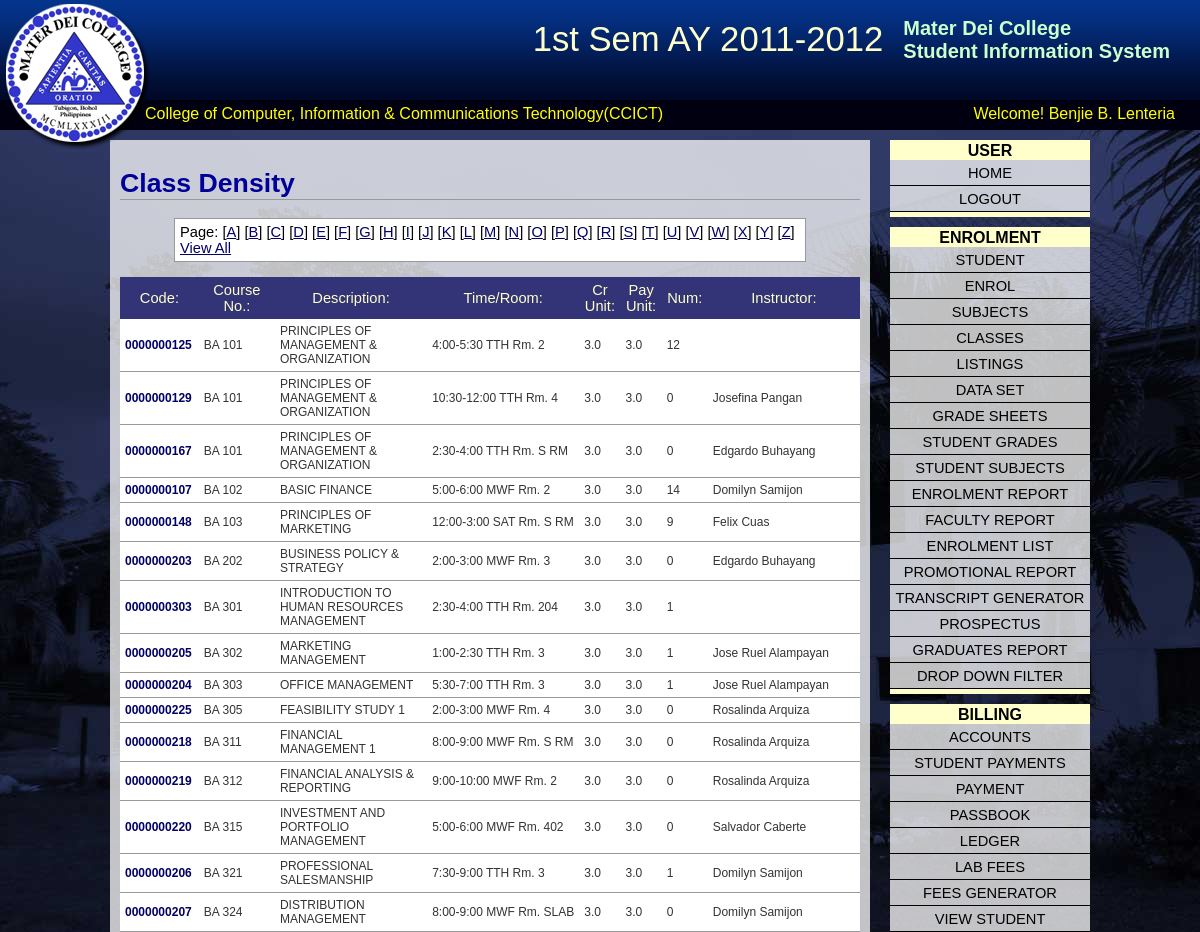
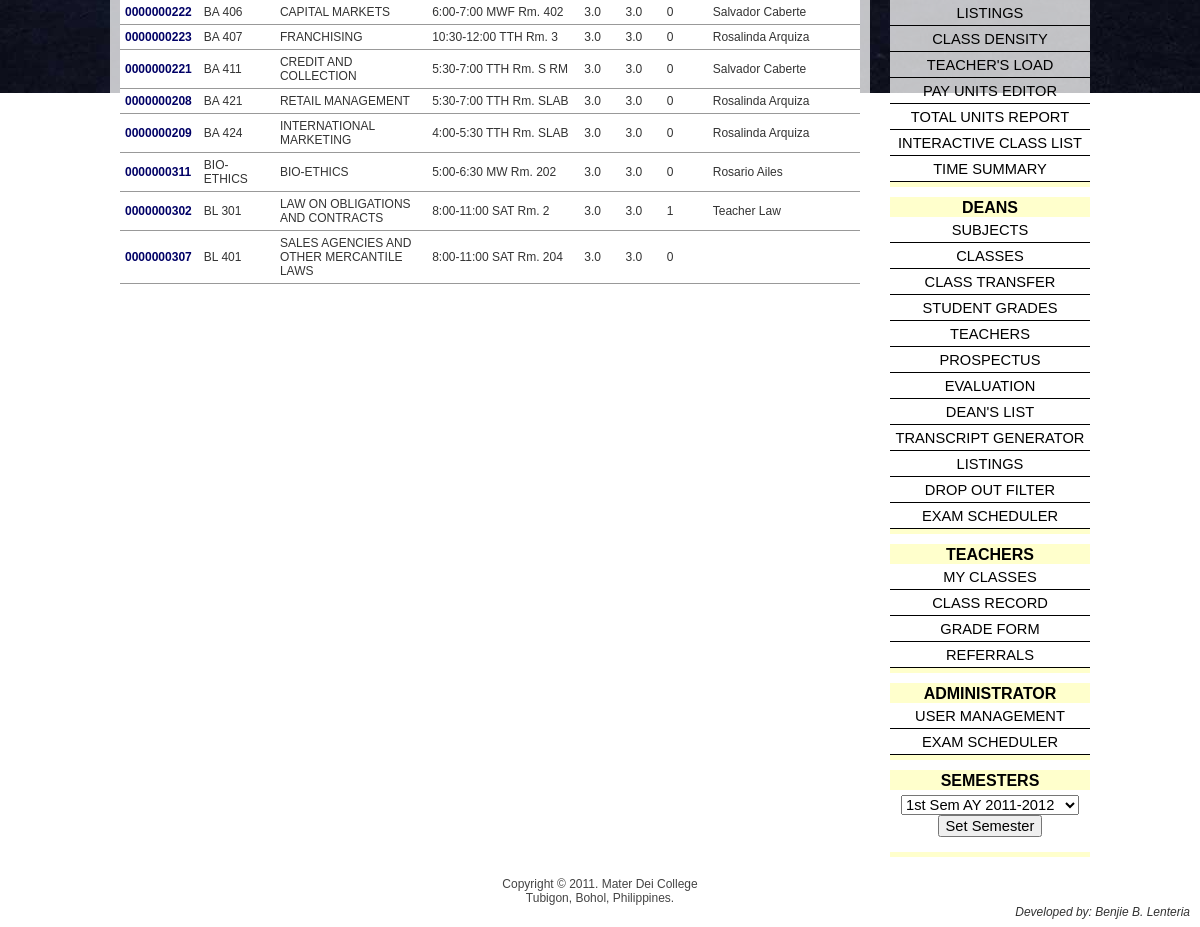
The page /index.php?page=class_density&alphapage=B (signed in) on the database its author committed (2 pictures, top to bottom).
### tables this page shows
CREATE TABLE IF NOT EXISTS `sems` (
  `sem_code` int(4) unsigned zerofill NOT NULL AUTO_INCREMENT,
  `sem` varchar(20) NOT NULL,
  `sem_num` int(1) unsigned NOT NULL,
  PRIMARY KEY (`sem_code`)
);

CREATE TABLE IF NOT EXISTS `colleges` (
  `clg_no` int(2) unsigned zerofill NOT NULL AUTO_INCREMENT,
  `college` varchar(60) NOT NULL,
  `acrnm` varchar(7) NOT NULL,
  `dean` varchar(45) DEFAULT NULL,
  PRIMARY KEY (`clg_no`)
);

CREATE TABLE IF NOT EXISTS `modassgn` (
  `user` varchar(15) NOT NULL,
  `modlno` int(2) unsigned NOT NULL,
  PRIMARY KEY (`user`,`modlno`),
  KEY `FK_modassgn_2` (`modlno`)
);

CREATE TABLE IF NOT EXISTS `class` (
  `class_code` int(10) unsigned zerofill NOT NULL AUTO_INCREMENT,
  `sub_code` int(10) unsigned NOT NULL,
  `tch_num` int(3) unsigned NOT NULL,
  `clg_no` int(3) unsigned NOT NULL,
  `cunits` decimal(3,1) NOT NULL DEFAULT '3.0',
  `punits` decimal(3,1) NOT NULL DEFAULT '3.0',
  `sem_code` int(3) unsigned NOT NULL,
  `limit` int(3) unsigned NOT NULL DEFAULT '55',
  `grd_sub` tinyint(1) unsigned DEFAULT '0',
  `sub_dt` date DEFAULT NULL,
  PRIMARY KEY (`class_code`),
  KEY `class_subjects` (`sub_code`),
  KEY `class_teacher` (`tch_num`),
  KEY `class_college` (`clg_no`)
);

CREATE TABLE IF NOT EXISTS `subjects` (
  `sub_code` int(4) unsigned zerofill NOT NULL AUTO_INCREMENT,
  `name` varchar(20) DEFAULT NULL,
  `descript` varchar(60) NOT NULL,
  `acad` tinyint(1) NOT NULL,
  `clg_no` int(2) unsigned NOT NULL,
  PRIMARY KEY (`sub_code`),
  UNIQUE KEY `descript` (`descript`),
  UNIQUE KEY `name` (`name`),
  KEY `FK_subjects_1` (`clg_no`)
);

### library/singles.php (called while the page is built, shortened)
<?php
function getClassTimeRoom($class_code, $break){
    $tm=mysql_query("SELECT class_time.*, rooms.room FROM class_time, rooms
            WHERE class_time.rm_no=rooms.rm_no AND class_code=$class_code");
	$timeStr = "";
	$count=0;
	while($tmr=mysql_fetch_assoc($tm)) {
		$timeStr.=date('g:i', strtotime($tmr['t_start'])) . "-" . date('g:i', strtotime($tmr['t_end'])) . " " . $tmr['day'] . " Rm. " . $tmr['room'];
	}
	return $timeStr;
}
?>

### library/population.php (called while the page is built, shortened)
<?php
function getClassPopulation($class_code){
	$pop = mysql_query("SELECT count(idnum) FROM sub_enrol
	    WHERE class_code=$class_code AND (rating<>'W' OR rating<>'w') AND sem_code={$_SESSION['sem_code']}");
	$poprow = mysql_fetch_row($pop);
	return $poprow[0];
}
?>

### pages/class_density.php (the view, shortened to what this page needs)
<?php
include("library/alpha_page.php");
include("library/population.php");
include("library/singles.php");
?>
<h1>Class Density</h1>
<div style="width:620px; margin-left: auto; margin-right:auto; background: #FFF;">
    <a href="index.php?page=class_density&alphapage=allreg">View All</a>
</div>
<?php
if(isset($_GET['alphapage'])) {
    if($_GET['alphapage']=="all") {
		$alpha_page = "AND class.clg_no={$_SESSION['clg_no']} ";
    }else if($_GET['alphapage']=="allreg"){
	    $alpha_page = "";
    }else{
	    $alpha_page = " AND name LIKE '{$_GET['alphapage']}%' ";
    }
}else $alpha_page="AND name LIKE 'A%' ";
$sequel = "SELECT class_code, name, descript, cunits, punits,
	CONCAT(fname,' ',lname) AS 'teacher' FROM class, teacher, subjects
	WHERE class.tch_num=teacher.tch_num AND class.sub_code=subjects.sub_code
	$alpha_page AND sem_code={$_SESSION['sem_code']} ORDER BY name";
$cls = mysql_query($sequel);
?>
<table style="border-collapse: collapse; width: 100%">
<tr>
	<td class="thead" width="10%">Code:</td>
	<td class="thead" width="10%">Course No.:</td>
	<td class="thead" width="20%">Description:</td>
	<td class="thead" width="20%">Time/Room:</td>
	<td class="thead" width="5%">Cr Unit:</td>
	<td class="thead" width="5%">Pay Unit:</td>
	<td class="thead" width="5%">Num:</td>
    <td class="thead" width="20%">Instructor:</td>
</tr>
<?php while($row = mysql_fetch_assoc($cls)) { ?>
<tr>
	<td class="tcel" width="10%"><a href="index.php?page=view_class&class_code=<?php echo $row['class_code'];?>"
        	style="font-size: 9pt; text-decoration: none;font-weight:bold"><?php echo $row['class_code'];?></a></td>
	<td class="tcel" width="10%"><?php echo $row['name'];?></td>
	<td class="tcel"><?php echo $row['descript']; ?></td>
	<td class="tcel" width="20%"><?php echo getClassTimeRoom($row['class_code'], true);;?></td>
	<td class="tcel" width="5%"><?php echo $row['cunits'];?></td>
	<td class="tcel" width="5%"><?php echo $row['punits'];?></td>
	<td class="tcel" width="5%"><?php echo getClassPopulation($row['class_code']); ?></td>
    <td class="tcel" width="20%"><?php echo $row['teacher'];?></td>
</tr>
<?php } ?>
</table>

### index.php (shortened to what this page needs)
<?php
	function getSemester($sem_code){
		$sem=mysql_query("SELECT sem FROM sems WHERE sem_code=$sem_code");
		$semr=mysql_fetch_row($sem);
		echo $semr[0];
	}
?>
<html>
<head><title>Student Information System</title>
<link href="css/main.css" rel="stylesheet" type="text/css">
</head>
<body>
<div id="heading">
	<div id="logo"></div>
    <div id="title">
    	<h2>Mater Dei College <br/ >Student Information System</h2>
    </div>
	<div id="sem">
		<?php if(isset($_SESSION['sem_code'])) getSemester($_SESSION['sem_code']);?>
	</div>
</div>
<div id="strip">
    <div id="college">
	<?php
	if(isset($_SESSION['clg_no'])){
		$cg = mysql_query("SELECT college, acrnm FROM colleges WHERE clg_no={$_SESSION['clg_no']}");
		$cgr=mysql_fetch_assoc($cg);
		echo $cgr['college'] . "(" . $cgr['acrnm'] . ")";
	}
	?>
    </div>
	<div id="user">
	<?php
	if(isset($_SESSION['fullname'])){
		echo "Welcome! " . $_SESSION['fullname'];
	}
	?>
	</div>
</div>
<div id="wrapper">
   	<?php
		if(isset($_GET['page'])){
			echo "<div id='widget_area'>";
			include("widgets/user_widget.php");
			$md = mysql_query("SELECT * FROM modules NATURAL JOIN modassgn WHERE user='{$_SESSION['user']}'");
			while($mdr=mysql_fetch_assoc($md)){
				if(file_exists("widgets/" . $mdr['module'] . "_widget.php"))
					include("widgets/" . $mdr['module'] . "_widget.php");
			}
			include("widgets/semesters_widget.php");
			echo "</div>";
			echo "<div id='container'>";
			if(isset($_SESSION[$_GET['page']])){
				if(file_exists("pages/" . $_GET['page'] . ".php"))
				include("pages/" . $_GET['page'] . ".php");
				echo "</div>";
			}
		}else{
			include("pages/login.php");
		}
	?>
</div>
<div id="footer1">
	Copyright &copy; 2011. Mater Dei College<br/ >
    Tubigon, Bohol, Philippines.<br/>
    <span style="float: right; color: #333; font-size: 9pt; margin-right: 10px;font-style: oblique">Developed by: Benjie B. Lenteria</span>
</div>
</body>
</html>

### widgets/enrolment_widget.php
<div class="widget">
	<div class="widget_head">
	enrolment
	</div>
    <a href="index.php?page=student">Student</a>
    <a href="index.php?page=enrol">Enrol</a>
    <a href="index.php?page=subjects&pagenum=1">Subjects</a>
	<a href="index.php?page=classes">Classes</a>
    <a href="index.php?page=listings">Listings</a>
    <a href="index.php?page=datasets">Data Set</a>
    <a href="index.php?page=gradesheets">Grade Sheets</a>
    <a href="index.php?page=student_grades">Student Grades</a>
    <a href="index.php?page=student_subjects_selector">Student Subjects</a>
    <a href="index.php?page=enrolment_report">Enrolment Report</a>
    <a href="index.php?page=faculty_report">Faculty Report</a>
    <a href="index.php?page=enrolist">Enrolment List</a>
    <a href="index.php?page=promo_rep">Promotional Report</a>
    <a href="index.php?page=transcript">Transcript Generator</a>
    <a href="index.php?page=prospectus">Prospectus</a>
    <a href="index.php?page=graduates_report">Graduates Report</a>
    <a href="index.php?page=drop_out_filter">Drop Down Filter</a>
</div>

### widgets/billing_widget.php
<div class="widget">
    <div class="widget_head">Billing</div>
    <a href="index.php?page=accounts">Accounts</a>
    <a href="index.php?page=stud_payments">Student Payments</a>
    <a href="index.php?page=payments">Payment</a>
    <a href="index.php?page=passbook">Passbook</a>
    <a href="index.php?page=ledger">Ledger</a>
    <a href="index.php?page=lab_fees">Lab Fees</a>
    <a href="index.php?page=fees_gen">Fees Generator</a>
    <a href="index.php?page=view_student">View Student</a>
    <a href="index.php?page=listings">Listings</a>
    <a href="index.php?page=class_density">Class Density</a>
    <a href="index.php?page=teachers_load_finance">Teacher's Load</a>
    <a href="index.php?page=payunits">Pay Units Editor</a>
    <a href="index.php?page=units_report">Total Units Report</a>
    <a href="index.php?page=icl">Interactive Class List</a>
    <a href="index.php?page=times">Time Summary</a>
</div>

### widgets/deans_widget.php
<div class="widget">
	<div class="widget_head">Deans</div>
	<a href="index.php?page=subjects&pagenum=1">Subjects</a>
	<a href="index.php?page=classes">Classes</a>
	<a href="index.php?page=class_transfer">Class Transfer</a>
	<a href="index.php?page=student_grades">Student Grades</a>
	<a href="index.php?page=teachers">Teachers</a>
	<a href="index.php?page=prospectus">Prospectus</a>
	<a href="index.php?page=evaluation">Evaluation</a>
	<a href="index.php?page=deans_list">Dean's List</a>
	<a href="index.php?page=transcript">Transcript Generator</a>
	<a href="index.php?page=listings">Listings</a>
	<a href="index.php?page=drop_out_filter">Drop Out Filter</a>
	<a href="index.php?page=exam_sched">Exam Scheduler</a>
</div>

### widgets/teachers_widget.php
<div class="widget">
	<div class="widget_head">
	teachers
	</div>
    <a href="index.php?page=teacher_classes">My Classes</a>
    <a href="index.php?page=teacher_class_record">Class Record</a>
    <a href="index.php?page=grade_form">Grade Form</a>
    <a href="index.php?page=referrals">Referrals</a>
</div>

### widgets/administrator_widget.php
<div class="widget">
    <div class="widget_head">Administrator</div>
    <a href="index.php?page=users">User Management</a>
    <a href="index.php?page=exam_sched">Exam Scheduler</a>
</div>

### css/main.css (style rules this page uses)
* { font-family: Arial, Helvetica, sans-serif; color: #000; font-size: 11pt; }
a { color: #006; }
body { background: url(../images/background.jpg) no-repeat top left fixed; margin: 0; }
#college { float: left; margin-left: 140px; }
#college, #user { color: yellow; font-size: 12pt; padding: 5px; }
#container { width: 740px; background: url(../images/white_transparent.png); padding: 10px; display:block; margin-top: 10px; float: left; }
#container div { border: 1px solid #999; padding: 5px; margin-bottom: 15px; }
#container h1 { font-size: 20pt; color: #009; border-bottom: 1px solid #999; }
#container table { border-collapse: collapse; }
#container .thead { background-color: #337; padding: 5px; color: #ffc; text-align: center; border: 1px }
#container .tcel { padding: 5px; color: #333; font-family: Tahoma, Geneva, sans-serif; font-size: 9pt; border-bottom: 1px solid #999; background-color: #FFF; }
#footer1 { width: 100%; float: left; clear: both; background: #fff; height: 50px; font-size: 9pt; color: #444; text-align: center; padding-top: 10px; margin-top: 10px; }
#heading { width: 100%; height: 100px; background: url(../images/heading_background.png); }
#logo { height: 150px; width: 150px; position: absolute; top:0px; left:0px; background-image: url(../images/logo.png); }
#sem { float: right; font-size: 26pt; color: #ffc; margin-top: 20px; margin-right: 20px; }
#strip { width:100%; height: 30px; background: #001; margin: 0px; }
#title { float: right; height: 100px; }
#title h2 { font-size: 15pt; color: #CFC; float:right; margin-right: 30px; }
#user { float: right; margin-right: 20px; }
.widget { border-top: 10px solid #FFC; border-bottom: 5px solid #ffc; width: 200px; margin-top: 10px; background-image: url(../images/white_transparent.png); }
.widget a { display: block; clear: both; height: 20px; text-decoration: none; text-align:center; border-bottom: 1px solid black; padding-top: 5px; text-transform: uppercase; color: #000; }
.widget_head { background: #FFC; font-weight: bold; font-size: 12pt; padding-bottom: 0px; margin-top: -8px; text-align: center; text-transform: uppercase; }
#widget_area { width: 200px; float: right; }
#wrapper { width: 980px; margin-left: auto; margin-right: auto; margin-top: 0px; min-height: 500px; }

### rows shown on the page
sems: sem "1st Sem AY 2011-2012"
colleges: college "College of Computer, Information & Communications Technology", acrnm "CCICT"
class: class_code "0000000125", subjects.name "BA 101", subjects.descript "PRINCIPLES OF MANAGEMENT & ORGANIZATION", class_code "4:00-5:30 TTH Rm. 2", cunits "3.0", punits "3.0", class_code "12"
class: class_code "0000000129", subjects.name "BA 101", subjects.descript "PRINCIPLES OF MANAGEMENT & ORGANIZATION", class_code "10:30-12:00 TTH Rm. 4", cunits "3.0", punits "3.0", class_code "0", teacher "Josefina Pangan"
class: class_code "0000000167", subjects.name "BA 101", subjects.descript "PRINCIPLES OF MANAGEMENT & ORGANIZATION", class_code "2:30-4:00 TTH Rm. S RM", cunits "3.0", punits "3.0", class_code "0", teacher "Edgardo Buhayang"
class: class_code "0000000107", subjects.name "BA 102", subjects.descript "BASIC FINANCE", class_code "5:00-6:00 MWF Rm. 2", cunits "3.0", punits "3.0", class_code "14", teacher "Domilyn Samijon"
class: class_code "0000000148", subjects.name "BA 103", subjects.descript "PRINCIPLES OF MARKETING", class_code "12:00-3:00 SAT Rm. S RM", cunits "3.0", punits "3.0", class_code "9", teacher "Felix Cuas"
class: class_code "0000000203", subjects.name "BA 202", subjects.descript "BUSINESS POLICY & STRATEGY", class_code "2:00-3:00 MWF Rm. 3", cunits "3.0", punits "3.0", class_code "0", teacher "Edgardo Buhayang"
class: class_code "0000000303", subjects.name "BA 301", subjects.descript "INTRODUCTION TO HUMAN RESOURCES MANAGEMENT", class_code "2:30-4:00 TTH Rm. 204", cunits "3.0", punits "3.0", class_code "1"
class: class_code "0000000205", subjects.name "BA 302", subjects.descript "MARKETING MANAGEMENT", class_code "1:00-2:30 TTH Rm. 3", cunits "3.0", punits "3.0", class_code "1", teacher "Jose Ruel Alampayan"
class: class_code "0000000204", subjects.name "BA 303", subjects.descript "OFFICE MANAGEMENT", class_code "5:30-7:00 TTH Rm. 3", cunits "3.0", punits "3.0", class_code "1", teacher "Jose Ruel Alampayan"
class: class_code "0000000225", subjects.name "BA 305", subjects.descript "FEASIBILITY STUDY 1", class_code "2:00-3:00 MWF Rm. 4", cunits "3.0", punits "3.0", class_code "0", teacher "Rosalinda Arquiza"
class: class_code "0000000218", subjects.name "BA 311", subjects.descript "FINANCIAL MANAGEMENT 1", class_code "8:00-9:00 MWF Rm. S RM", cunits "3.0", punits "3.0", class_code "0", teacher "Rosalinda Arquiza"
class: class_code "0000000219", subjects.name "BA 312", subjects.descript "FINANCIAL ANALYSIS & REPORTING", class_code "9:00-10:00 MWF Rm. 2", cunits "3.0", punits "3.0", class_code "0", teacher "Rosalinda Arquiza"
class: class_code "0000000220", subjects.name "BA 315", subjects.descript "INVESTMENT AND PORTFOLIO MANAGEMENT", class_code "5:00-6:00 MWF Rm. 402", cunits "3.0", punits "3.0", class_code "0", teacher "Salvador Caberte"
class: class_code "0000000206", subjects.name "BA 321", subjects.descript "PROFESSIONAL SALESMANSHIP", class_code "7:30-9:00 TTH Rm. 3", cunits "3.0", punits "3.0", class_code "1", teacher "Domilyn Samijon"
class: class_code "0000000207", subjects.name "BA 324", subjects.descript "DISTRIBUTION MANAGEMENT", class_code "8:00-9:00 MWF Rm. SLAB", cunits "3.0", punits "3.0", class_code "0", teacher "Domilyn Samijon"
class: class_code "0000000222", subjects.name "BA 406", subjects.descript "CAPITAL MARKETS", class_code "6:00-7:00 MWF Rm. 402", cunits "3.0", punits "3.0", class_code "0", teacher "Salvador Caberte"
class: class_code "0000000223", subjects.name "BA 407", subjects.descript "FRANCHISING", class_code "10:30-12:00 TTH Rm. 3", cunits "3.0", punits "3.0", class_code "0", teacher "Rosalinda Arquiza"
class: class_code "0000000221", subjects.name "BA 411", subjects.descript "CREDIT AND COLLECTION", class_code "5:30-7:00 TTH Rm. S RM", cunits "3.0", punits "3.0", class_code "0", teacher "Salvador Caberte"
class: class_code "0000000208", subjects.name "BA 421", subjects.descript "RETAIL MANAGEMENT", class_code "5:30-7:00 TTH Rm. SLAB", cunits "3.0", punits "3.0", class_code "0", teacher "Rosalinda Arquiza"
class: class_code "0000000209", subjects.name "BA 424", subjects.descript "INTERNATIONAL MARKETING", class_code "4:00-5:30 TTH Rm. SLAB", cunits "3.0", punits "3.0", class_code "0", teacher "Rosalinda Arquiza"
class: class_code "0000000311", subjects.name "BIO-ETHICS", subjects.descript "BIO-ETHICS", class_code "5:00-6:30 MW Rm. 202", cunits "3.0", punits "3.0", class_code "0", teacher "Rosario Ailes"
class: class_code "0000000302", subjects.name "BL 301", subjects.descript "LAW ON OBLIGATIONS AND CONTRACTS", class_code "8:00-11:00 SAT Rm. 2", cunits "3.0", punits "3.0", class_code "1", teacher "Teacher Law"
class: class_code "0000000307", subjects.name "BL 401", subjects.descript "SALES AGENCIES AND OTHER MERCANTILE LAWS", class_code "8:00-11:00 SAT Rm. 204", cunits "3.0", punits "3.0", class_code "0"

### other values the page prints
$_SESSION['fullname'] "Benjie B. Lenteria"
$lt "A"
$lt "B"
$lt "C"
$lt "D"
$lt "E"
$lt "F"
$lt "G"
$lt "H"
$lt "I"
$lt "J"
$lt "K"
$lt "L"
$lt "M"
$lt "N"
